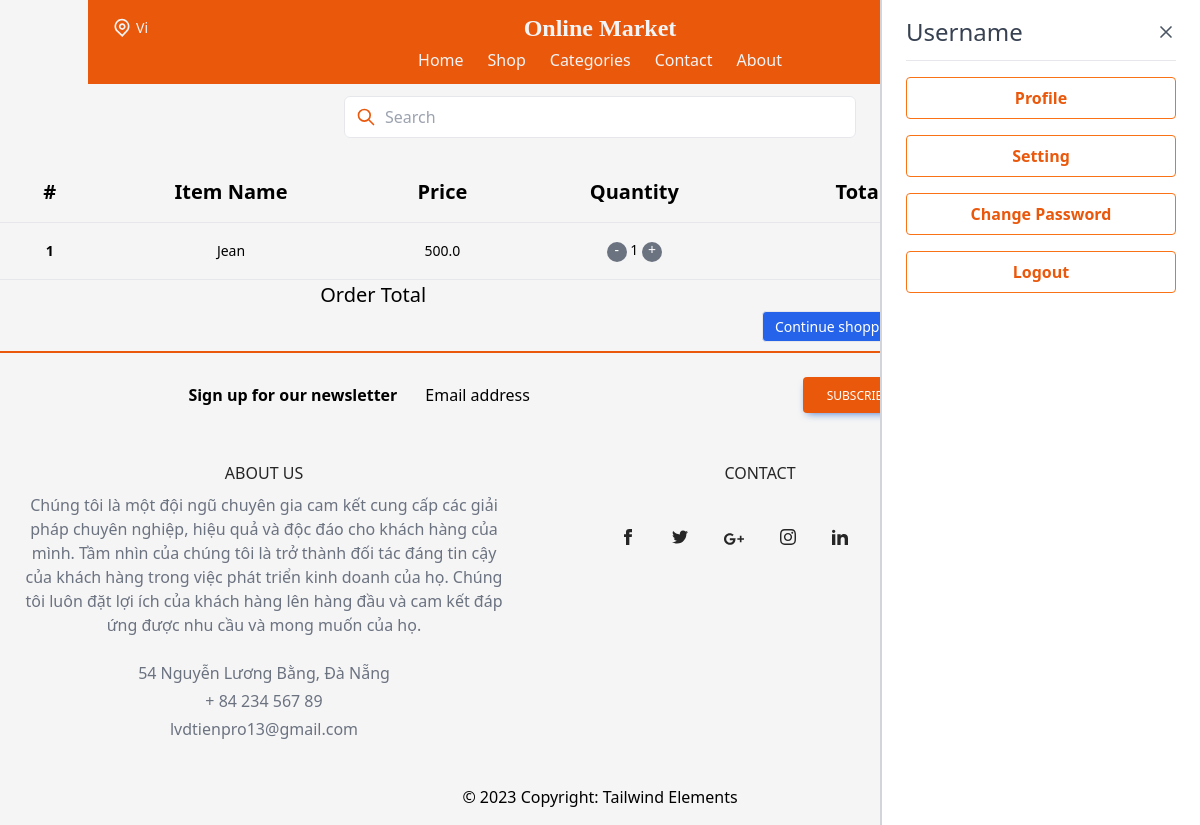
The page /items/order-summary/ (signed in) on the database as committed earlier.
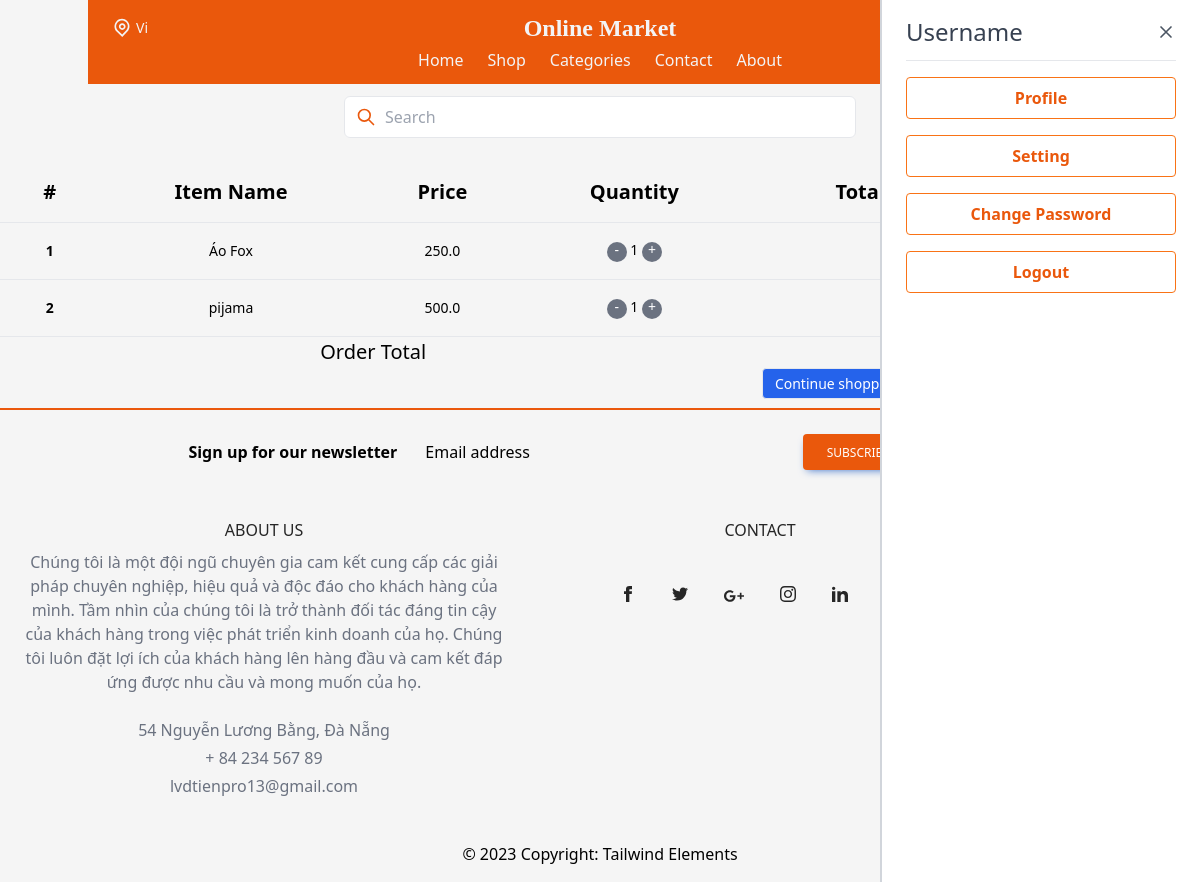
The same page on the database as committed later.
### item/models.py (models this page shows, shortened)
class OrderItem(models.Model):
    user = models.ForeignKey(User,
                             on_delete=models.CASCADE)
    ordered = models.BooleanField(default=False)
    item = models.ForeignKey(Item, on_delete=models.CASCADE)
    quantity = models.IntegerField(default=1)
    def get_total_item_price(self):
        return self.quantity * self.item.price
    def get_final_price(self):
        if self.item.discount_price:
            return self.get_total_discount_item_price()
        return self.get_total_item_price()

class Item(models.Model):
    category = models.ForeignKey(Category, related_name='items', on_delete=models.CASCADE)
    name = models.CharField(max_length=255)
    description = models.TextField(blank=True, null=True)
    price = models.FloatField()
    discount_price = models.FloatField(blank=True, null=True)
    image = models.ImageField(upload_to='item_images', blank=True, null=True)
    is_sold = models.BooleanField(default=False)
    created_by = models.ForeignKey(User, related_name='items', on_delete=models.CASCADE)
    created_at = models.DateTimeField(auto_now_add=True)

### item/views.py (the view)
# urls.py: path('order-summary/', OrderSummaryView.as_view(), name='order-summary'),
class OrderSummaryView(LoginRequiredMixin, View):
    def get(self, *args, **kwargs):
        try:
            order = Order.objects.get(user=self.request.user, ordered=False)
            context = {
                'object': order
            }
            return render(self.request, 'item/order_summary.html', context)
        except ObjectDoesNotExist:
            messages.warning(self.request, "You do not have an active order")
            return redirect("/")

### item/templates/item/order_summary.html (shortened to what this page needs)
{% extends 'core/base.html' %}
{% block content %}
  <div class="flex flex-col overflow-x-auto">
    <div class="sm:-mx-6 lg:-mx-8">
      <div class="inline-block min-w-full py-2 sm:px-6 lg:px-8">
        <div class="overflow-x-auto">
          <table class="min-w-full text-center text-sm font-light">
            <thead class="border-b font-medium dark:border-neutral-500">
              <tr>
                <th scope="col" class="px-6 py-4 text-xl">#</th>
                <th scope="col" class="px-6 py-4 text-xl">Item Name</th>
                <th scope="col" class="px-6 py-4 text-xl">Price</th>
                <th scope="col" class="px-6 py-4 text-xl">Quantity</th>
                <th scope="col" class="px-6 py-4 text-xl">Total Item Price</th>
              </tr>
            </thead>
            <tbody>
              {% for order_item in object.items.all %}
                <tr class="border-b dark:border-neutral-500">
                    <th scope="row">{{ forloop.counter }}</th>
                    <td class="whitespace-nowrap px-6 py-4">{{order_item.item.name}}</td>
                    <td class="whitespace-nowrap px-6 py-4">{{order_item.item.price}}</td>
                    <td class="whitespace-nowrap px-6 py-4">
                        <a href="{% url 'item:remove-single-item-from-cart' order_item.item.pk %}"><span class="inline-block w-5 h-5 bg-gray-500 rounded-full text-white text-center leading-4">-</span>
                        {{order_item.quantity}}
                        <a href="{% url 'item:add-to-cart' order_item.item.pk %}"><span class="inline-block w-5 h-5 bg-gray-500 rounded-full text-white text-center leading-4">+</span></a>
                    </td>
                    <td class="whitespace-nowrap px-6 py-4">
                    </td>
                    <td class="whitespace-nowrap px-6 py-4">
                        <a href="{% url 'item:remove-from-cart' order_item.item.pk %}">
                        </a>
                    </td>
                </tr>
              {% endfor %}
              {% if object.get_total %}
              <tr>
                    <td colspan="4"><b class="text-xl">Order Total</b></td>
                    <td><b class="text-xl">${{ object.get_total }}</b></td>
             </tr>
              <tr>
                  <td colspan="5">
                  <a class='inline-block align-middle text-center select-none border font-normal whitespace-no-wrap rounded py-1 px-3 leading-normal no-underline bg-orange-400 text-black hover:bg-orange-500 float-right ml-2' href="{%url 'payment:checkout' object.pk%}">Proceed to checkout</a>
                  <a class='inline-block align-middle text-center select-none border font-normal whitespace-no-wrap rounded py-1 px-3 leading-normal no-underline bg-blue-600 text-white hover:bg-blue-600 float-right' href='/'>Continue shopping</a>
                  </td>
              </tr>
              {% endif %}
            </tbody>
          </table>
        </div>
      </div>
    </div>
  </div>
{% endblock content %}

### core/templates/core/base.html (shortened to what this page needs)
<!DOCTYPE html>
<html lang="en">
<head>
    <script src="https://cdn.tailwindcss.com" ></script>
      <link
        rel="stylesheet"
        href="https://cdn.jsdelivr.net/npm/tw-elements/dist/css/index.min.css" />
      <script src="https://cdn.tailwindcss.com/3.2.4"></script>
</head>
<body>
<div x-data="{ cartOpen: false , isOpen: false }" class="bg-neutral-100">
    <header>
        <div class="container mx-auto px-6 py-3 bg-orange-600">
            <div class="flex items-center justify-between">
                <div class="hidden w-full text-gray-100 md:flex md:items-center">
                    <span class="mx-1 text-sm">Vi</span>
                </div>
                <div class="w-full text-gray-100 md:text-center text-2xl font-semibold font-serif">
                    Online Market
                </div>
                <div class="flex items-center justify-end w-full">
                    <a href="{%url 'item:order-summary'%}" class="text-neutral-100 hover:text-orange-200 focus:text-orange-200 mx-4 sm:mx-2">
                      <div class="relative">
                        <span class="absolute top-0 right-0 bg-red-700 rounded-full py-21 px-21 text-xs text-white font-medium">{{ cart_item_count }}</span>
                      </div>
                    </a>
                    <a class="mr-4 text-neutral-100 hover:text-orange-200 focus:text-orange-200 disabled:text-black/30 dark:text-neutral-200 dark:hover:text-neutral-300 dark:focus:text-neutral-300 [&.active]:text-black/90 dark:[&.active]:text-neutral-400"
                        href="{% url 'conversation:inbox1' %}">
                        <span class="[&>svg]:w-5">
                        </span>
                    </a>
                    <button @click="cartOpen = !cartOpen" class="text-neutral-100 hover:text-orange-200 focus:text-orange-200 mx-4 sm:mx-0">
                    </button>
                </div>
            </div>
            <nav :class="isOpen ? '' : 'hidden'" class="sm:flex sm:justify-center sm:items-center mt-1">
                <div class="flex flex-col sm:flex-row">
                    <a class="mt-3 text-gray-100 hover:underline sm:mx-3 sm:mt-0" href="{%url 'core:index'%}">Home</a>
                    <a class="mt-3 text-gray-100 hover:underline sm:mx-3 sm:mt-0" href="#">Shop</a>
                    <a class="mt-3 text-gray-100 hover:underline sm:mx-3 sm:mt-0" href="#">Categories</a>
                    <button onclick="scrollToFooter()" class="mt-3 text-gray-100 hover:underline sm:mx-3 sm:mt-0">Contact</button>
                    <button onclick="scrollToFooter()" class="mt-3 text-gray-100 hover:underline sm:mx-3 sm:mt-0">About</button>
                </div>
            </nav>
        </div>
        <div class="relative mt-3 mb-4 max-w-lg mx-auto">
          <span class="absolute inset-y-0 left-0 pl-3 flex items-center">
              <svg class="h-5 w-5 text-orange-600" viewBox="0 0 24 24" fill="none">
                  <path d="M21 21L15 15M17 10C17 13.866 13.866 17 10 17C6.13401 17 3 13.866 3 10C3 6.13401 6.13401 3 10 3C13.866 3 17 6.13401 17 10Z" stroke="currentColor" stroke-width="2" stroke-linecap="round" stroke-linejoin="round"/>
              </svg>
          </span>
              <input class="w-full border rounded-md pl-10 pr-4 py-2 focus:border-orange-600 focus:outline-none focus:shadow-outline" type="text" placeholder="Search">
          </div>
    </header>
    {% if request.user.is_authenticated %}
      <div :class="cartOpen ? 'translate-x-0 ease-out' : 'translate-x-full ease-in'" class="fixed right-0 top-0 max-w-xs w-full h-full px-6 py-4 transition duration-300 transform overflow-y-auto bg-white border-l-2 border-gray-300">
        <div class="flex items-center justify-between">
            <h3 class="text-2xl font-medium text-gray-700">Username</h3>
            <button @click="cartOpen = !cartOpen" class="text-gray-600 focus:outline-none">
                <svg class="h-5 w-5" fill="none" stroke-linecap="round" stroke-linejoin="round" stroke-width="2" viewBox="0 0 24 24" stroke="currentColor"><path d="M6 18L18 6M6 6l12 12"></path></svg>
            </button>
        </div>
        <hr class="my-3">
        <div class="flex justify-between mt-4">
          <a href="{% url 'core:profile' request.user.username %}" class="w-full text-center bg-transparent hover:bg-orange-600 text-orange-600 font-semibold hover:text-white py-2 px-4 border border-orange-500 hover:border-transparent rounded">
            Profile
          </a>
        </div>
        <div class="flex justify-between mt-4">
          <a href="{%url 'core:settings'%}" class="w-full text-center bg-transparent hover:bg-orange-600 text-orange-600 font-semibold hover:text-white py-2 px-4 border border-orange-500 hover:border-transparent rounded">
            Setting
          </a>
        </div>
        <div class="flex justify-between mt-4">
          <a href="{%url 'core:change_password'%}" class="w-full text-center bg-transparent hover:bg-orange-600 text-orange-600 font-semibold hover:text-white py-2 px-4 border border-orange-500 hover:border-transparent rounded">
            Change Password
          </a>
        </div>
        <div class="flex justify-between mt-4">
          <a href="{% url 'core:logout'%}" class="w-full text-center bg-transparent hover:bg-red-500 text-orange-600 font-semibold hover:text-white py-2 px-4 border border-orange-500 hover:border-transparent rounded">
            Logout
          </a>
        </div>
    </div>
    {% endif %}
      <div class="px-0 py-0">
         {% block content %}
         {% endblock  %}
      </div>
      <footer id="footer" class="bg-secondary-100 text-center dark:bg-secondary-600 border-t-2 border-orange-600 ">
        <div class="px-6 pt-6">
          <form action="">
            <div
              class="gird-cols-1 grid items-center justify-center gap-4 md:grid-cols-3">
              <div class="md:ml-auto md:mb-6">
                <p class="text-secondary-800 dark:text-secondary-200">
                  <strong>Sign up for our newsletter</strong>
                </p>
              </div>
              <div class="relative md:mb-6" data-te-input-wrapper-init>
                <input
                  type="text"
                  class="peer block min-h-[auto] w-full rounded border-0 bg-transparent py-[0.32rem] px-3 leading-[1.6] outline-none transition-all duration-200 ease-linear focus:placeholder:opacity-100 data-[te-input-state-active]:placeholder:opacity-100 motion-reduce:transition-none dark:placeholder:text-secondary-200 [&:not([data-te-input-placeholder-active])]:placeholder:opacity-0"
                  id="exampleFormControlInput1"
                  placeholder="Email address" />
                <label
                  for="exampleFormControlInput1"
                  class="pointer-events-none absolute top-0 left-3 mb-0 max-w-[90%] origin-[0_0] truncate pt-[0.37rem] leading-[1.6] text-secondary-500 transition-all duration-200 ease-out peer-focus:-translate-y-[0.9rem] peer-focus:scale-[0.8] peer-focus:text-blue-600 peer-data-[te-input-state-active]:-translate-y-[0.9rem] peer-data-[te-input-state-active]:scale-[0.8] motion-reduce:transition-none dark:text-secondary-200 dark:peer-focus:text-secondary-200"
                  >Email address
                </label>
              </div>
              <div class="mb-6 md:mr-auto">
                <button
                  type="button"
                  class="inline-block rounded bg-orange-600 px-6 pt-2.5 pb-2 text-xs font-medium uppercase leading-normal text-white shadow-[0_4px_9px_-4px_#3b71ca] transition duration-150 ease-in-out hover:bg-orange-700 hover:shadow-[0_8px_9px_-4px_rgba(59,113,202,0.3),0_4px_18px_0_rgba(59,113,202,0.2)] focus:bg-orange-700 focus:shadow-[0_8px_9px_-4px_rgba(59,113,202,0.3),0_4px_18px_0_rgba(59,113,202,0.2)] focus:outline-none focus:ring-0 active:bg-orange-800 active:shadow-[0_8px_9px_-4px_rgba(59,113,202,0.3),0_4px_18px_0_rgba(59,113,202,0.2)]"
                  data-te-ripple-init
                  data-te-ripple-color="light">
                  Subscribe
                </button>
              </div>
            </div>
          </form>
        </div>
            <div class="container p-6 text-neutral-800 dark:text-neutral-200">
            <div class="grid gap-4 lg:grid-cols-2">
                <div class="mb-6 md:mb-0">
                    <h5 class="mb-2 font-medium uppercase">About Us</h5>
                    <p class="text-gray-500 mb-6">
                        Chúng tôi là một đội ngũ chuyên gia cam kết cung cấp các giải pháp chuyên nghiệp,
                         hiệu quả và độc đáo cho khách hàng của mình. Tầm nhìn của chúng tôi là trở thành
                          đối tác đáng tin cậy của khách hàng trong việc phát triển kinh doanh của họ.
                           Chúng tôi luôn đặt lợi ích của khách hàng lên hàng đầu và cam kết đáp ứng được
                            nhu cầu và mong muốn của họ.
                      </p>
                      <p class="text-gray-500 mb-1">54 Nguyễn Lương Bằng, Đà Nẵng</p>
                      <p class="text-gray-500 mb-1">+ 84 234 567 89</p>
                      <p class="text-gray-500 mb-1">lvdtienpro13@gmail.com</p>
                  </div>
                <div class="mb-6 md:mb-0">
                    <h5 class="mb-2 font-medium uppercase">Contact</h5>
                    <div class="container pt-9">
                        <div class="mb-9 flex justify-center">
                          <a href="#!" class="mr-9 text-neutral-800 dark:text-neutral-200">
                            <svg
                              xmlns="http://www.w3.org/2000/svg"
                              class="h-4 w-4"
                              fill="currentColor"
                              viewBox="0 0 24 24">
                              <path
                                d="M9 8h-3v4h3v12h5v-12h3.642l.358-4h-4v-1.667c0-.955.192-1.333 1.115-1.333h2.885v-5h-3.808c-3.596 0-5.192 1.583-5.192 4.615v3.385z" />
                            </svg>
                          </a>
                          <a href="#!" class="mr-9 text-neutral-800 dark:text-neutral-200">
                          </a>
                          <a href="#!" class="mr-9 text-neutral-800 dark:text-neutral-200">
                          </a>
                          <a href="#!" class="mr-9 text-neutral-800 dark:text-neutral-200">
                          </a>
                          <a href="#!" class="mr-9 text-neutral-800 dark:text-neutral-200">
                          </a>
                          <a href="#!" class="text-neutral-800 dark:text-neutral-200">
                          </a>
                        </div>
                      </div>
                  </div>
            </div>
          </div>
          <div
          class="bg-secondary-200 p-4 text-center text-secondary-700 dark:bg-secondary-700 dark:text-secondary-200">
          © 2023 Copyright:
          <a
            class="text-secondary-800 dark:text-secondary-400"
            href="https://tailwind-elements.com/"
            >Tailwind Elements</a
          >
        </div>
      </footer>
</div>
</body>
</html>

Rows that differ between the two databases and show on the page:
removed OrderItem: item.name "Jean", item.price "500.0", quantity "1"
added OrderItem: item.name "Áo Fox", item.price "250.0", quantity "1"
added OrderItem: item.name "pijama", item.price "500.0", quantity "1"
